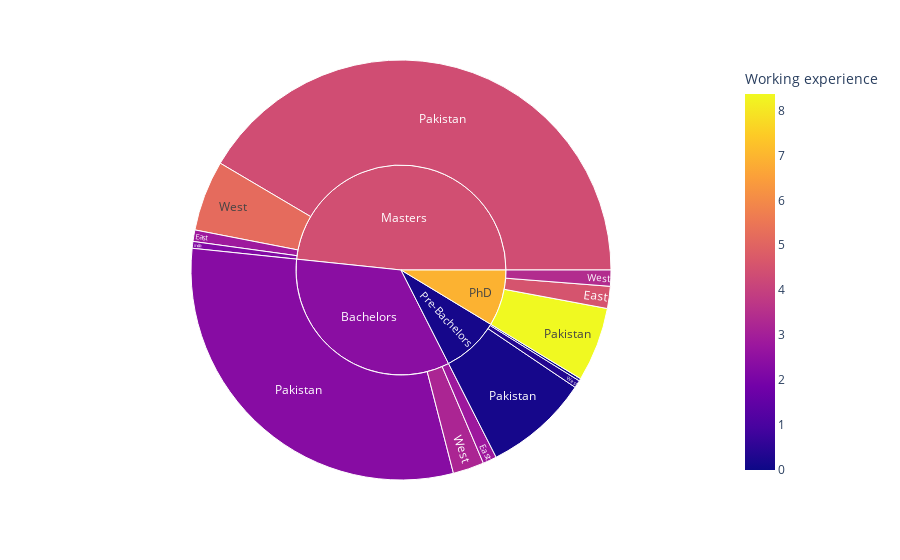

The code cell stored with this chart in its notebook:
### Markdown cell above
___

### Code cell
import plotly.express as px
import pandas as pd 
data= pd.read_csv("new_data.csv")

fig = px.sunburst(data, path=['Qualification', 'Location'], values='Age',
                  color='Working experience', hover_data=['Marital Status?'])
fig.show()

### Figure 1 — Plotly figure (JSON) as saved in the notebook; plotly's stock layout.template omitted (floating-point values rounded to 4 significant figures)
{"data": [{"branchvalues": "total", "customdata": [["(?)", 2.826], ["(?)", 2.833], ["(?)", 4.552], ["No", 0], ["No", 2.222], ["(?)", 2.32], ["(?)", 4.357], ["(?)", 8.366], ["(?)", 0.1403], ["(?)", 3.202], ["(?)", 5.207], ["(?)", 3.402], ["No", 0.3654], ["(?)", 2.398], ["(?)", 4.402], ["(?)", 6.908], ["(?)", 0.1521]], "domain": {"x": [0, 1], "y": [0, 1]}, "hovertemplate": "labels=%{label}<br>Age=%{value}<br>parent=%{parent}<br>id=%{id}<br>Marital Status?=%{customdata[0]}<br>Working experience=%{color}<extra></extra>", "ids": ["Bachelors/East", "Masters/East", "PhD/East", "Pre-Bachelors/East", "Masters/India", "Bachelors/Pakistan", "Masters/Pakistan", "PhD/Pakistan", "Pre-Bachelors/Pakistan", "Bachelors/West", "Masters/West", "PhD/West", "Pre-Bachelors/West", "Bachelors", "Masters", "PhD", "Pre-Bachelors"], "labels": ["East", "East", "East", "East", "India", "Pakistan", "Pakistan", "Pakistan", "Pakistan", "West", "West", "West", "West", "Bachelors", "Masters", "PhD", "Pre-Bachelors"], "marker": {"coloraxis": "coloraxis", "colors": [2.826, 2.833, 4.552, 0, 2.222, 2.32, 4.357, 8.366, 0.1403, 3.202, 5.207, 3.402, 0.3654, 2.398, 4.402, 6.908, 0.1521]}, "name": "", "parents": ["Bachelors", "Masters", "PhD", "Pre-Bachelors", "Masters", "Bachelors", "Masters", "PhD", "Pre-Bachelors", "Bachelors", "Masters", "PhD", "Pre-Bachelors", "", "", "", ""], "type": "sunburst", "values": [110.3, 91.5, 175.9, 20, 54, 3172.0, 4292.0, 591.7, 835.6, 248, 562.1, 128, 60.2, 3530.0, 5000, 895.6, 915.8]}], "layout": {"coloraxis": {"colorbar": {"title": {"text": "Working experience"}}, "colorscale": [[0, "#0d0887"], [0.1111, "#46039f"], [0.2222, "#7201a8"], [0.3333, "#9c179e"], [0.4444, "#bd3786"], [0.5556, "#d8576b"], [0.6667, "#ed7953"], [0.7778, "#fb9f3a"], [0.8889, "#fdca26"], [1, "#f0f921"]]}, "legend": {"tracegroupgap": 0}, "margin": {"t": 60}}}
